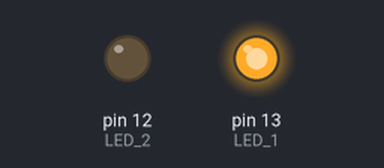
The sketch below on a simulated Arduino Uno, built with avr-gcc and run on an emulated ATmega328P. Shown: output pins drawn as LEDs (lit = HIGH).

Above: at 0.5 s.
At 2.5 s:
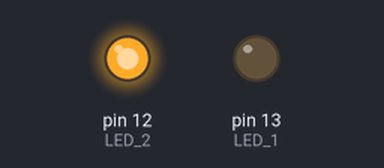
At 3.5 s:
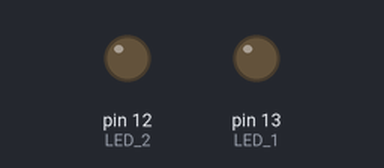
Timing chart, 0 to 5.2 s (numbered marks = the images above):
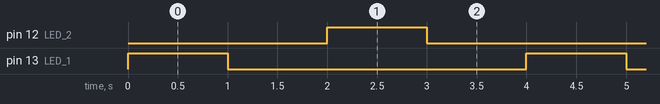

Measured:
- by itself, pin 12 (LED_2), pin 13 (LED_1): alternates HIGH for 1.0 s and LOW for 3.0 s
- by itself, everything shown: repeats every 4.0 s, in 4 steps

The sketch:

two_leds.ino
```cpp
int LED_1=13;
int LED_2=12;

void setup() {
  pinMode(LED_1, OUTPUT);
  pinMode(LED_2, OUTPUT);
}

void loop() {
  digitalWrite(LED_1, HIGH);
  delay(1000);
  digitalWrite(LED_1, LOW);
  delay(1000);
  digitalWrite(LED_2, HIGH);
  delay(1000);
  digitalWrite(LED_2, LOW);
  delay(1000);
}
```
